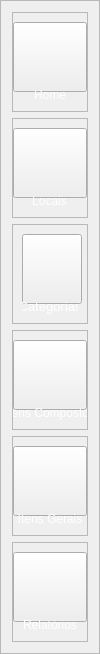
     <widget class="QFrame" name="frame_2">
      <property name="minimumSize">
       <size>
        <width>100</width>
        <height>0</height>
       </size>
      </property>
      <property name="maximumSize">
       <size>
        <width>100</width>
        <height>16777215</height>
       </size>
      </property>
      <property name="frameShape">
       <enum>QFrame::StyledPanel</enum>
      </property>
      <property name="frameShadow">
       <enum>QFrame::Raised</enum>
      </property>
      <layout class="QVBoxLayout" name="verticalLayout_17">
       <item>
        <widget class="QFrame" name="frame_16">
         <property name="maximumSize">
          <size>
           <width>80</width>
           <height>100</height>
          </size>
         </property>
         <property name="toolTip">
          <string/>
         </property>
         <property name="whatsThis">
          <string/>
         </property>
         <property name="styleSheet">
          <string notr="true">QFrame{
	color: rgb(255, 255, 255);

}
QFrame:hover{
border-style: solid;
border-width: 1px;
border-color: rgb(255, 0, 0);
}


</string>
         </property>
         <property name="frameShape">
          <enum>QFrame::StyledPanel</enum>
         </property>
         <property name="frameShadow">
          <enum>QFrame::Raised</enum>
         </property>
         <layout class="QVBoxLayout" name="verticalLayout_9">
          <property name="leftMargin">
           <number>0</number>
          </property>
          <property name="rightMargin">
           <number>0</number>
          </property>
          <item>
           <widget class="QPushButton" name="home_btn">
            <property name="minimumSize">
             <size>
              <width>60</width>
              <height>70</height>
             </size>
            </property>
            <property name="styleSheet">
             <string notr="true">image: url(:/imagens/imagens/home.png);</string>
            </property>
            <property name="text">
             <string/>
            </property>
           </widget>
          </item>
          <item>
           <widget class="QLabel" name="label_10">
            <property name="styleSheet">
             <string notr="true"/>
            </property>
            <property name="text">
             <string>Home</string>
            </property>
            <property name="alignment">
             <set>Qt::AlignCenter</set>
            </property>
           </widget>
          </item>
         </layout>
        </widget>
       </item>
       <item>
        <widget class="QFrame" name="frame_9">
         <property name="maximumSize">
          <size>
           <width>80</width>
           <height>100</height>
          </size>
         </property>
         <property name="toolTip">
          <string/>
         </property>
         <property name="whatsThis">
          <string/>
         </property>
         <property name="styleSheet">
          <string notr="true">QFrame{
	color: rgb(255, 255, 255);

}
QFrame:hover{
border-style: solid;
border-width: 1px;
border-color: rgb(255, 0, 0);
}


</string>
         </property>
         <property name="frameShape">
          <enum>QFrame::StyledPanel</enum>
         </property>
         <property name="frameShadow">
          <enum>QFrame::Raised</enum>
         </property>
         <layout class="QVBoxLayout" name="verticalLayout_4">
          <property name="leftMargin">
           <number>0</number>
          </property>
          <property name="rightMargin">
           <number>0</number>
          </property>
          <item>
           <widget class="QPushButton" name="locais_btn">
            <property name="minimumSize">
             <size>
              <width>60</width>
              <height>70</height>
             </size>
            </property>
            <property name="styleSheet">
             <string notr="true">image: url(:/imagens/imagens/mapa.png);</string>
            </property>
            <property name="text">
             <string/>
            </property>
           </widget>
          </item>
          <item alignment="Qt::AlignHCenter|Qt::AlignBottom">
           <widget class="QLabel" name="label_6">
            <property name="styleSheet">
             <string notr="true"/>
            </property>
            <property name="text">
             <string>Locais</string>
            </property>
            <property name="alignment">
             <set>Qt::AlignCenter</set>
            </property>
           </widget>
          </item>
         </layout>
        </widget>
       </item>
       <item>
        <widget class="QFrame" name="frame_22">
         <property name="maximumSize">
          <size>
           <width>80</width>
           <height>100</height>
          </size>
         </property>
         <property name="toolTip">
          <string/>
         </property>
         <property name="whatsThis">
          <string/>
         </property>
         <property name="styleSheet">
          <string notr="true">QFrame{
	color: rgb(255, 255, 255);

}
QFrame:hover{
border-style: solid;
border-width: 1px;
border-color: rgb(255, 0, 0);
}


</string>
         </property>
         <property name="frameShape">
          <enum>QFrame::StyledPanel</enum>
         </property>
         <property name="frameShadow">
          <enum>QFrame::Raised</enum>
         </property>
         <layout class="QVBoxLayout" name="verticalLayout_10">
          <item>
           <widget class="QPushButton" name="categorias_btn">
            <property name="minimumSize">
             <size>
              <width>60</width>
              <height>70</height>
             </size>
            </property>
            <property name="styleSheet">
             <string notr="true">
image: url(:/imagens/imagens/categorias.png);</string>
            </property>
            <property name="text">
             <string/>
            </property>
           </widget>
          </item>
          <item>
           <widget class="QLabel" name="label_15">
            <property name="font">
             <font>
              <pointsize>10</pointsize>
             </font>
            </property>
            <property name="styleSheet">
             <string notr="true"/>
            </property>
            <property name="text">
             <string>Categorias</string>
            </property>
            <property name="alignment">
             <set>Qt::AlignCenter</set>
            </property>
           </widget>
          </item>
         </layout>
        </widget>
       </item>
       <item>
        <widget class="QFrame" name="frame_8">
         <property name="maximumSize">
          <size>
           <width>80</width>
           <height>100</height>
          </size>
         </property>
         <property name="toolTip">
          <string/>
         </property>
         <property name="whatsThis">
          <string/>
         </property>
         <property name="styleSheet">
          <string notr="true">QFrame{
	color: rgb(255, 255, 255);

}
QFrame:hover{
border-style: solid;
border-width: 1px;
border-color: rgb(255, 0, 0);
}


</string>
         </property>
         <property name="frameShape">
          <enum>QFrame::StyledPanel</enum>
         </property>
         <property name="frameShadow">
          <enum>QFrame::Raised</enum>
         </property>
         <layout class="QVBoxLayout" name="verticalLayout_3">
          <property name="leftMargin">
           <number>0</number>
          </property>
          <property name="rightMargin">
           <number>0</number>
          </property>
          <item>
           <widget class="QPushButton" name="computadores_btn">
            <property name="minimumSize">
             <size>
              <width>60</width>
              <height>70</height>
             </size>
            </property>
            <property name="styleSheet">
             <string notr="true">image: url(:/imagens/imagens/computador-portatil.png);</string>
            </property>
            <property name="text">
             <string/>
            </property>
           </widget>
          </item>
          <item alignment="Qt::AlignHCenter|Qt::AlignBottom">
           <widget class="QLabel" name="label_5">
            <property name="styleSheet">
             <string notr="true"/>
            </property>
            <property name="text">
             <string>Itens Compostos</string>
            </property>
            <property name="alignment">
             <set>Qt::AlignCenter</set>
            </property>
           </widget>
          </item>
         </layout>
        </widget>
       </item>
       <item>
        <widget class="QFrame" name="frame_7">
         <property name="maximumSize">
          <size>
           <width>80</width>
           <height>100</height>
          </size>
         </property>
         <property name="toolTip">
          <string/>
         </property>
         <property name="whatsThis">
          <string/>
         </property>
         <property name="styleSheet">
          <string notr="true">QFrame{
	color: rgb(255, 255, 255);

}
QFrame:hover{
border-style: solid;
border-width: 1px;
border-color: rgb(255, 0, 0);
}


</string>
         </property>
         <property name="frameShape">
          <enum>QFrame::StyledPanel</enum>
         </property>
         <property name="frameShadow">
          <enum>QFrame::Raised</enum>
         </property>
         <layout class="QVBoxLayout" name="verticalLayout_2">
          <property name="leftMargin">
           <number>0</number>
          </property>
          <property name="rightMargin">
           <number>0</number>
          </property>
          <item>
           <widget class="QPushButton" name="itens_gerais_btn">
            <property name="minimumSize">
             <size>
              <width>60</width>
              <height>70</height>
             </size>
            </property>
            <property name="styleSheet">
             <string notr="true">image: url(:/imagens/imagens/computador.png);</string>
            </property>
            <property name="text">
             <string/>
            </property>
           </widget>
          </item>
          <item>
           <widget class="QLabel" name="label_4">
            <property name="styleSheet">
             <string notr="true"/>
            </property>
            <property name="text">
             <string>Itens Gerais</string>
            </property>
            <property name="alignment">
             <set>Qt::AlignCenter</set>
            </property>
           </widget>
          </item>
         </layout>
        </widget>
       </item>
       <item>
        <widget class="QFrame" name="frame_10">
         <property name="maximumSize">
          <size>
           <width>80</width>
           <height>100</height>
          </size>
         </property>
         <property name="toolTip">
          <string/>
         </property>
         <property name="whatsThis">
          <string/>
         </property>
         <property name="styleSheet">
          <string notr="true">QFrame{
	color: rgb(255, 255, 255);

}
QFrame:hover{
border-style: solid;
border-width: 1px;
border-color: rgb(255, 0, 0);
}


</string>
         </property>
         <property name="frameShape">
          <enum>QFrame::StyledPanel</enum>
         </property>
         <property name="frameShadow">
          <enum>QFrame::Raised</enum>
         </property>
         <layout class="QVBoxLayout" name="verticalLayout_5">
          <property name="leftMargin">
           <number>0</number>
          </property>
          <property name="rightMargin">
           <number>0</number>
          </property>
          <item>
           <widget class="QPushButton" name="relatorios_btn">
            <property name="minimumSize">
             <size>
              <width>60</width>
              <height>70</height>
             </size>
            </property>
            <property name="styleSheet">
             <string notr="true">image:url(:/imagens/imagens/relatorio.png);</string>
            </property>
            <property name="text">
             <string/>
            </property>
           </widget>
          </item>
          <item alignment="Qt::AlignHCenter|Qt::AlignBottom">
           <widget class="QLabel" name="label_7">
            <property name="styleSheet">
             <string notr="true"/>
            </property>
            <property name="text">
             <string>Relatórios</string>
            </property>
            <property name="alignment">
             <set>Qt::AlignCenter</set>
            </property>
           </widget>
          </item>
         </layout>
        </widget>
       </item>
      </layout>
     </widget>
